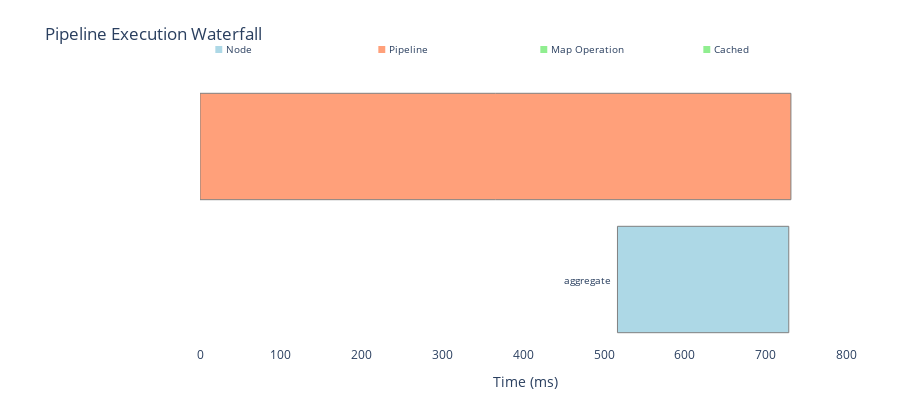

The cell this chart's notebook holds for it:
### Markdown cell above
### Nested Pipeline Waterfall Chart

Notice how the chart shows the hierarchy:

### Code cell
chart = telemetry_nested.get_waterfall_chart()
chart

### Figure 1 — Plotly figure (JSON) as saved in the notebook; plotly's stock layout.template omitted (floating-point values rounded to 4 significant figures)
{"data": [{"base": 0, "hovertemplate": "<b>main_pipeline</b><br>Start: 0.0ms<br>Duration: 731.11ms<br>Depth: 1<br>Type: pipeline<br><extra></extra>", "marker": {"color": "lightsalmon", "line": {"color": "gray", "width": 1}}, "name": "main_pipeline", "orientation": "h", "showlegend": false, "type": "bar", "x": [731.1], "y": [2]}, {"base": 516.5, "hovertemplate": "<b>aggregate</b><br>Start: 516.5ms<br>Duration: 211.96ms<br>Depth: 1<br>Type: node<br><extra></extra>", "marker": {"color": "lightblue", "line": {"color": "gray", "width": 1}}, "name": "aggregate", "orientation": "h", "showlegend": false, "type": "bar", "x": [212.0], "y": [1]}], "layout": {"annotations": [{"font": {"size": 10}, "showarrow": false, "text": "main_pipeline", "x": -5, "xanchor": "right", "y": 2}, {"font": {"size": 10}, "showarrow": false, "text": "aggregate", "x": 511.5, "xanchor": "right", "y": 1}, {"font": {"size": 10}, "showarrow": false, "text": "<span style=\"color:lightblue\">■</span> Node", "x": 0.02, "xanchor": "left", "xref": "paper", "y": 1.15, "yref": "paper"}, {"font": {"size": 10}, "showarrow": false, "text": "<span style=\"color:lightsalmon\">■</span> Pipeline", "x": 0.27, "xanchor": "left", "xref": "paper", "y": 1.15, "yref": "paper"}, {"font": {"size": 10}, "showarrow": false, "text": "<span style=\"color:lightgreen\">■</span> Map Operation", "x": 0.52, "xanchor": "left", "xref": "paper", "y": 1.15, "yref": "paper"}, {"font": {"size": 10}, "showarrow": false, "text": "<span style=\"color:lightgreen\">■</span> Cached", "x": 0.77, "xanchor": "left", "xref": "paper", "y": 1.15, "yref": "paper"}], "barmode": "overlay", "height": 400, "hovermode": "closest", "margin": {"b": 50, "l": 200, "r": 50, "t": 80}, "plot_bgcolor": "white", "title": {"text": "Pipeline Execution Waterfall"}, "xaxis": {"range": [0, 804.2], "title": {"text": "Time (ms)"}}, "yaxis": {"range": [0.5, 2.5], "showticklabels": false, "title": {"text": ""}}}}
